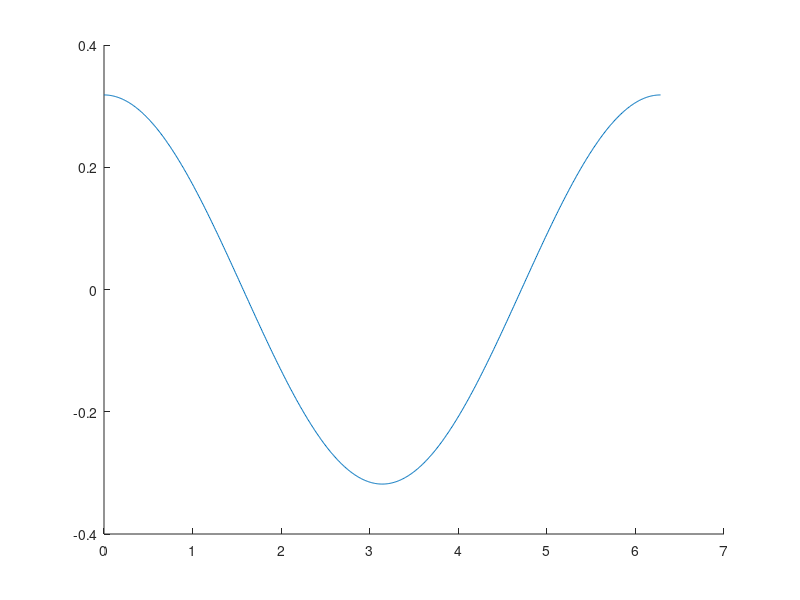

Reproduce this figure in MATLAB.
%apagando tudo
clc;
clear all;
%%%%%%%%%%%
Half = 60*pi/180;
m = log(0.5)/log(cos(Half));
fi =  (0:0.5:360)*pi/180;
cos_fi =  cos(fi).^m;
R = ((m+1)*(cos(fi)).^m)/(2*pi);
figure(1)
    hold on
    plot(fi,R)
    hold off